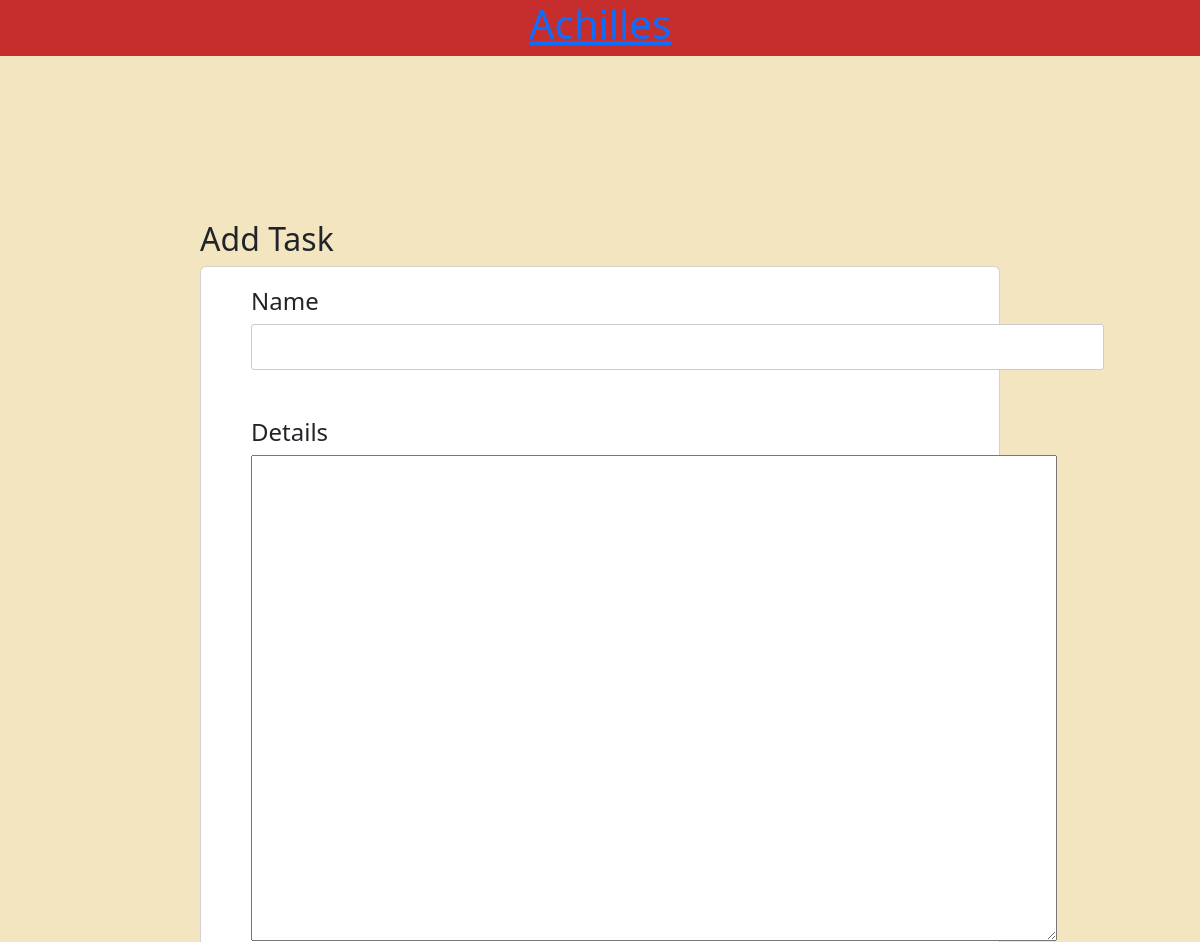
Before: / (upper part) with the older database file.
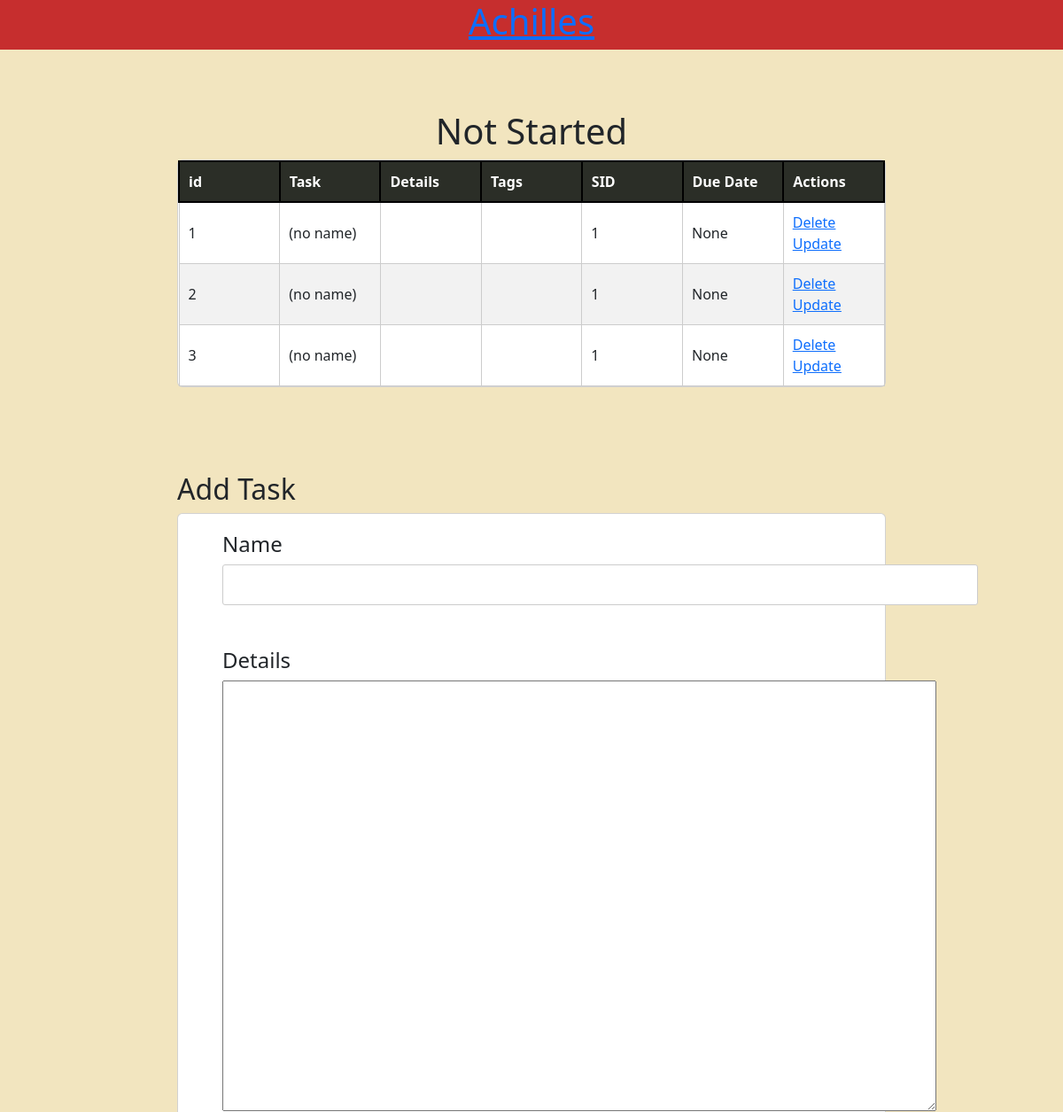
After: the same page with the newer database file.
### tables this page shows
CREATE TABLE Tasks (
    TID INTEGER PRIMARY KEY AUTOINCREMENT,
    Name VARCHAR(255) NOT NULL DEFAULT 'no name',
    Details VARCHAR(255) DEFAULT NULL,
    SID INTEGER DEFAULT 0 NOT NULL,
    DueDate datetime,
    FOREIGN KEY (SID) REFERENCES Statuses(SID)
);

### app.py (the view)
@app.route('/', methods=['POST', 'GET'])
def index():
    page=0
    if request.method == "POST":
        if 'reset' in request.form:
            with open("reset.txt", 'w') as f:
                f.write(datetime.now(pytz.timezone('Asia/Hong_Kong')).strftime("%Y-%m-%d %H:%M:%S"))
            reset()
            return redirect('/')
        if 'page' in request.form:
            page = request.form['page']
            return redirect('/')
        print(request.form)
        cont = request.form['con']
        det = request.form['det']
        opt = int(request.form['opt'])
        date = request.form['date']
        if cont == "":
            cont = "(no name)"
        try:
            gg = ()
            if len(date) == 0:
                gg = (cont, det, opt)
            else:
                gg = (cont, det, opt, datetime.strptime(date, "%Y-%m-%dT%H:%M"))
            if len(date) == 0:
                cur.execute("INSERT INTO Tasks (Name, Details, SID) VALUES (?, ?, ?)", gg)
            else:
                cur.execute("INSERT INTO Tasks (Name, Details, SID, DueDate) VALUES (?, ?, ?, ?)", gg)
            con.commit()
            tk = raww("SELECT MAX(TID) FROM Tasks")
            tk = tk[0][0]
            for i in request.form:
                if 'tag' in i:
                    cur.execute("INSERT INTO TaskTags (TaskID, TagID) VALUES (?, ?)",(tk, request.form[i]))
            return redirect('/')
        except:
            return render_template('error.html', s="invalid input")
    else:
        setup()
        init()
        alt = raww("SELECT * FROM Tasks WHERE DueDate BETWEEN datetime('now', 'localtime') AND datetime('now','+7 day','localtime')")
        nstart = raww("SELECT * FROM Tasks WHERE SID = 1")
        doing = raww("SELECT * FROM Tasks WHERE SID = 2")
        com = raww("SELECT * FROM Tasks WHERE SID = 3")
        idk = raww("SELECT * FROM Tasks WHERE SID = 4")
        tags = raww("SELECT * FROM Tags")
        status = raww("SELECT * FROM Statuses")
        tt = raww("SELECT * FROM TaskTags")
        with open("reset.txt", 'r') as f:
            last = f.read()
        return render_template('index.html', alt=alt, nstart = nstart, doing=doing, com = com, idk=idk, url=get_girl(), tags=tags, status=status, last=last, tt=tt, page=page)

### app.py (called while the page is built)
def get_girl():
    return "https://pic.re/image?max_size=1023"

### db.py (called while the page is built)
def setup():
    for i in tables:
        cur.execute(tablemap[i])
    con.commit()

def raww(query):
    res = cur.execute(query)
    res = res.fetchall()
    con.commit()
    return res

def ins(a, b):
    q = f"SELECT 1 FROM {b} WHERE EXISTS (SELECT * FROM {b} WHERE Name = ?)"
    res = cur.execute(q, (a,))
    t = res.fetchall()
    if len(t)==0:
        q = f"INSERT INTO {b} (Name) VALUES (?)"
        cur.execute(q, (a,))
    con.commit()
    return ""

def init():
    lt = ["Not started", "On-going", "Completed", "I don\'t know"]
    for i in lt:
        ins(i, "Statuses")
    lt = ["School", "Home"]
    for i in lt:
        ins(i, "Tags")

### templates/index.html (shortened to what this page needs)
{% extends 'base.html' %}
{% block body %}
<div class="content pt-5">
    {% if nstart != [] and (page == 0 or page == 1) %}
    <h1>Not Started</h1>
    <div class="card">
        <table id="demo" style="table-layout: fixed; width:100%;">
            <tr>
                <th>id</th>
                <th>Task</th>
                <th>Details</th>
                <th>Tags</th>
                <th>SID</th>
                <th>Due Date</th>
                <th>Actions</th>
            </tr>
            {% for i in nstart %}
            <tr>
                <td>{{i[0]}}</td>
                <td>{{i[1]}}</td>
                <td>{{i[2]}}</td>
                <td>
                </td>
                <td>{{i[3]}}</td>
                <td>{{i[4]}}</td>
                <td>
                    <a href="/delete/{{i[0]}}" onclick="return confirm('Are you sure?')">Delete</a>
                    <br>
                    <a href="/update/{{i[0]}}">Update</a>
                </td>
            </tr>
            {% endfor %}
        </table>
    </div>
    {% endif %}
    <br />
    <br />
    <br />
    <br />
    <h2>Add Task</h2>
    <div class="card g-4 ex1">
        <form action="/" method="POST">
            <h4>Name</h4>
            <div>
                <input type="text" name="con" id="content" size="85%">
            </div><br />
            <br />
            <h4>Details</h4>
            <div>
                <a><textarea rows="20%" cols="85%" name="det" id="det"></textarea></a>
            </div>
            <br />
            <br />
            <br />
            <br />
            <br />
            <br />
            <br />
            <br />
            <br />
            <br />
            <br />
    </div>
    <br />
    <br />
</div>
<br />
{% endblock %}

### templates/base.html (shortened to what this page needs)
<!doctype html>
<html lang="en">
<head>
    <link rel="stylesheet" href="{{ url_for('static', filename='css/main.css') }}">
    <link href="https://cdn.jsdelivr.net/npm/bootstrap@5.3.3/dist/css/bootstrap.min.css" rel="stylesheet">
</head>
<body>
    <div style="background-color: #C62E2E;">
        <h1 class="center"><a href="/">Achilles</a></h1>
    </div>
    <div style=" background-color: #F2E5BF">
        {% block body %}{% endblock %}
    </div>
</body>
</html>

### static/css/main.css (style rules this page uses)
body { font-family: "Roboto", Arial, sans-serif; margin: 0; padding: 0; text-rendering: optimizeLegibility; display: flex; flex-direction: column; justify-content: center; }
.content { max-width: 70%; margin: 20px auto; padding: 20px; }
h1 { text-align: center; margin-bottom: 20px; }
table { width: 100%; border-collapse: collapse; }
th, td { border: 1px solid #ccc; padding: 8px; text-align: left; }
th { background-color: #f2f2f2; }
form { margin-top: 20px; }
input[type="text"] { padding: 10px; border: 1px solid #ccc; border-radius: 3px; }
a { text-decoration: none; color: #333; }
.center { display: block; margin-left: auto; margin-right: auto; width: 50%; }
#demo { width: 400px; border-collapse: collapse; }
#demo tr:nth-child(odd) { background: #f2f2f2; }
#demo td, #demo th { text-align: left; padding: 10px; border: 1px solid #ccc; }
#demo th { color: #fff; background: #2b2e27; border: 2px solid black; border-collapse: collapse; }

### templates/base.html (style rules this page uses)
div.ex1 { padding-left: 50px; }

Changed rows visible on the page:
added Tasks: TID "1", Name "(no name)", SID "1", i "None"
added Tasks: TID "2", Name "(no name)", SID "1", i "None"
added Tasks: TID "3", Name "(no name)", SID "1", i "None"
Other visible differences:
text now shown: "Not Started id Task Details Tags SID Due Date Actions"
